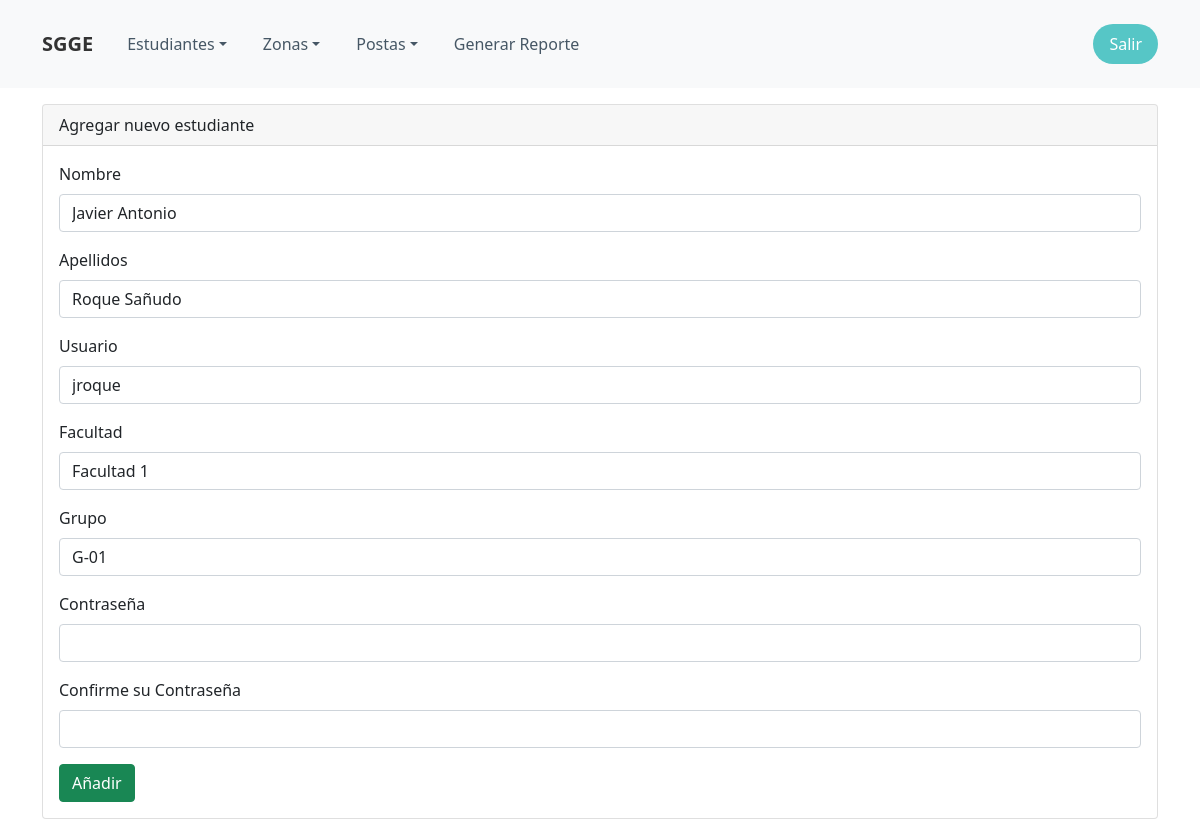
Page /edit_estudiante/2 (signed in) on the earlier database version.
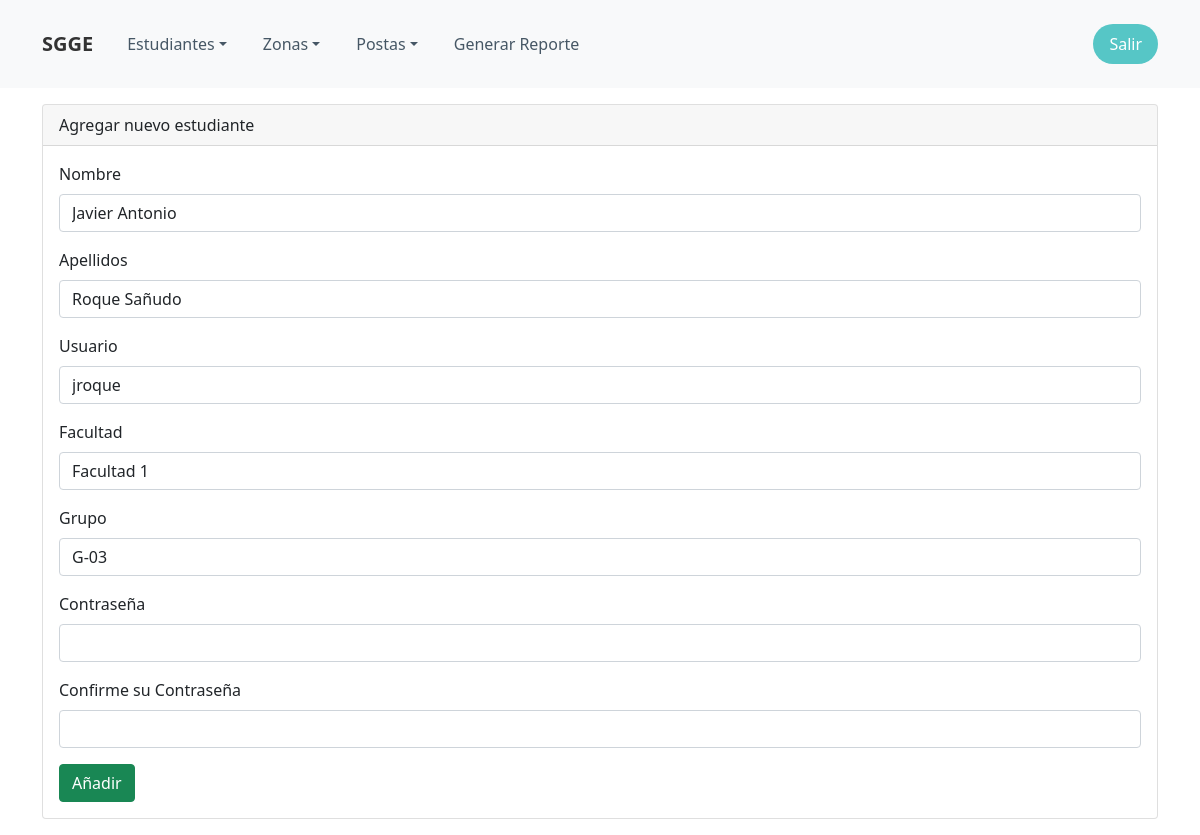
Same page on the later database version.
### App/Estudiante/models.py (models this page shows)
class Estudiante(User):
    facultad = models.IntegerField(choices=FAC_CHOICES)
    grupo = models.IntegerField(choices=GROUP_CHOICES)
    cambiar_pass = models.BooleanField(default=False)

### App/Estudiante/views.py (the view, shortened to what this page needs)
# urls.py: path('edit_estudiante/<int:update_id>', editar_estudiante, name='edit_estudiante')
@login_required
@group_required('Admin')
def editar_estudiante(request, update_id):
    estudiante = get_object_or_404(Estudiante, id=update_id)
    if request.method != 'POST':
        form = FormularioEstudianteEdit(instance=estudiante)
    context = {'form': form, 'estudiante': estudiante}
    return render(request, 'a_estudiante.html', context)

### App/Estudiante/form.py (shortened to what this page needs)
class FormularioEstudianteEdit(forms.ModelForm):
    username = forms.CharField(max_length=20,
                               min_length=3,
                               widget=forms.TextInput(attrs={'class': 'form-control'}))
    first_name = forms.CharField(max_length=20,
                                 min_length=3,
                                 widget=forms.TextInput(attrs={'class': 'form-control'}))
    password2 = forms.CharField(widget=forms.PasswordInput(attrs={'class': 'form-control'}))
    class Meta:
        model = Estudiante
        fields = ['username',
                  'last_name',
                  'first_name',
                  'facultad',
                  'grupo',
                  'password'
                  ]
        widgets = {
            'last_name': forms.TextInput(attrs={'class': 'form-control'}),
            'password': forms.PasswordInput(attrs={'class': 'form-control'}),
            'facultad': forms.Select(attrs={'class': 'form-control'}),
            'grupo': forms.Select(attrs={'class': 'form-control'}),
        }

### templates/a_estudiante.html (shortened to what this page needs)
{% extends 'index.html' %}
{% block body %}
    <div class="container mt-3">
        <div class="mb-3">
            <div class="card">
                <div class="card-header">Agregar nuevo estudiante</div>
                <div class="card-body">
                    <form method="post">
                        <div class="mb-3">
                            <label class="form-label">Nombre</label>
                            {{ form.first_name }}
                        </div>
                        <div class="mb-3">
                            <label class="form-label">Apellidos</label>
                            {{ form.last_name }}
                        </div>
                        <div class="mb-3">
                            <label class="form-label">Usuario</label>
                            {{ form.username }}
                        </div>
                        <div class="mb-3">
                            <label class="form-label">Facultad</label>
                            {{ form.facultad }}
                        </div>
                        <div class="mb-3">
                            <label class="form-label">Grupo</label>
                            {{ form.grupo }}
                        </div>
                        <div class="mb-3">
                            <label class="form-label">Contraseña</label>
                            {{ form.password }}
                        </div>
                        <div class="mb-3">
                            <label class="form-label">Confirme su Contraseña</label>
                            {{ form.password2 }}
                        </div>
                        <button type="submit" class="btn btn-success">Añadir</button>
                    </form>
                </div>
            </div>
        </div>
    </div>
{% endblock body %}

Differences in the rows shown:
changed Estudiante "Facultad 1": grupo "G-01" → "G-03"
